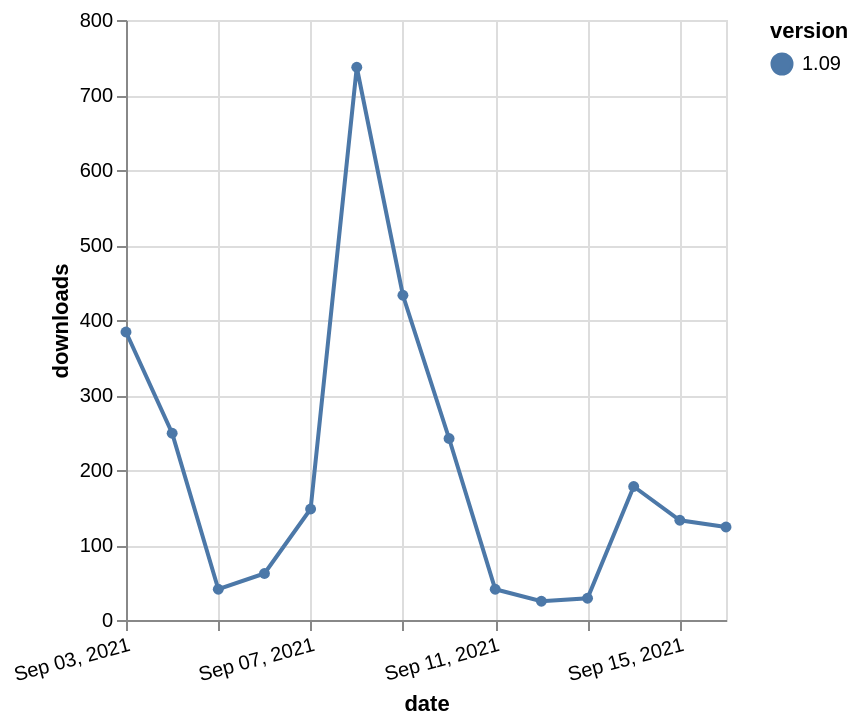

Source (Vega-Lite JSON):
### Vega-Lite specification from a JSON file in a GitHub repository (floating-point values rounded to 4 significant figures)
{"$schema": "https://vega.github.io/schema/vega-lite/v5.json", "description": "A simple bar chart with embedded data.", "data": {"values": [{"date": "2021-09-03", "total": 171402, "delta": 384, "version": "1.09"}, {"date": "2021-09-04", "total": 171651, "delta": 249, "version": "1.09"}, {"date": "2021-09-05", "total": 171692, "delta": 41, "version": "1.09"}, {"date": "2021-09-06", "total": 171754, "delta": 62, "version": "1.09"}, {"date": "2021-09-07", "total": 171902, "delta": 148, "version": "1.09"}, {"date": "2021-09-08", "total": 172639, "delta": 737, "version": "1.09"}, {"date": "2021-09-09", "total": 173072, "delta": 433, "version": "1.09"}, {"date": "2021-09-10", "total": 173314, "delta": 242, "version": "1.09"}, {"date": "2021-09-11", "total": 173355, "delta": 41, "version": "1.09"}, {"date": "2021-09-12", "total": 173380, "delta": 25, "version": "1.09"}, {"date": "2021-09-13", "total": 173409, "delta": 29, "version": "1.09"}, {"date": "2021-09-14", "total": 173587, "delta": 178, "version": "1.09"}, {"date": "2021-09-15", "total": 173720, "delta": 133, "version": "1.09"}, {"date": "2021-09-16", "total": 173844, "delta": 124, "version": "1.09"}]}, "width": "container", "mark": {"type": "line", "point": {"filled": true}}, "encoding": {"x": {"field": "date", "type": "temporal", "timeUnit": "yearmonthdate", "title": "date", "axis": {"labelAngle": -15}}, "y": {"field": "delta", "type": "quantitative", "title": "downloads"}, "color": {"field": "version", "type": "nominal"}, "tooltip": {"field": "delta"}}}
